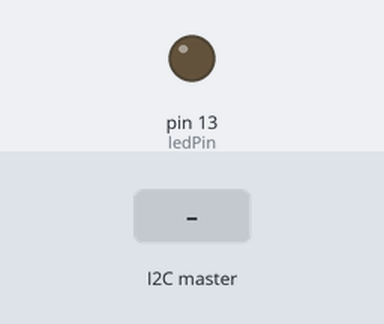
The sketch below on a simulated Arduino Uno, built with avr-gcc and run on an emulated ATmega328P. Parts: output pins drawn as LEDs (lit = HIGH). The inputs (shaded band) are chosen by the test bench.

Above: at 1.2 s.
1.3 s: the I2C master sends the byte 1
At 2.5 s:
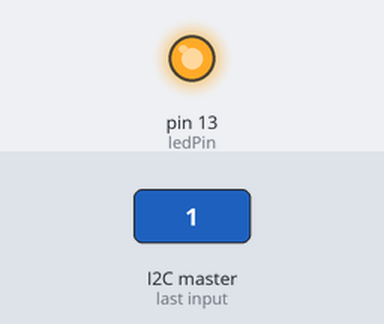
2.8 s: the I2C master sends the byte 0
At 3.7 s:
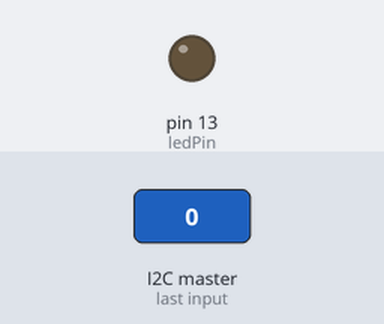
4.3 s: the I2C master sends the byte 2
At 4.9 s:
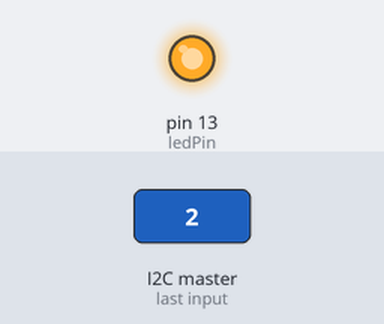
Timing chart, 0 to 7.3 s (numbered marks = the images above; inputs shaded):
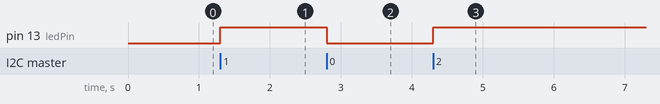

The sketch:

Blink_I2C_slave.ino
```cpp
// Wire Slave Receiver
// by Nicholas Zambetti <http://www.zambetti.com>

// Demonstrates use of the Wire library
// Receives data as an I2C/TWI slave device
// Refer to the "Wire Master Writer" example for use with this

// Created 29 March 2006

#include <Wire.h>

int ledPin =  13;    // LED connected to digital pin 13

void setup()
{
  // initialize the digital pin as an output:
  pinMode(ledPin, OUTPUT);

  // join i2c bus with address #4
  Wire.begin(2);
  // register event
  Wire.onReceive(receiveEvent);
}

void loop()
{
  delay(100);
}

// function that executes whenever data is received from master
// this function is registered as an event, see setup()
void receiveEvent(int howMany)
{
  digitalWrite(ledPin, Wire.read());
}
```

Measured:
- after the input at 1.3 s, pin 13 (ledPin): LOW → HIGH at once
- after the input at 2.8 s, pin 13 (ledPin): HIGH → LOW at once
- after the input at 4.3 s, pin 13 (ledPin): LOW → HIGH at once
